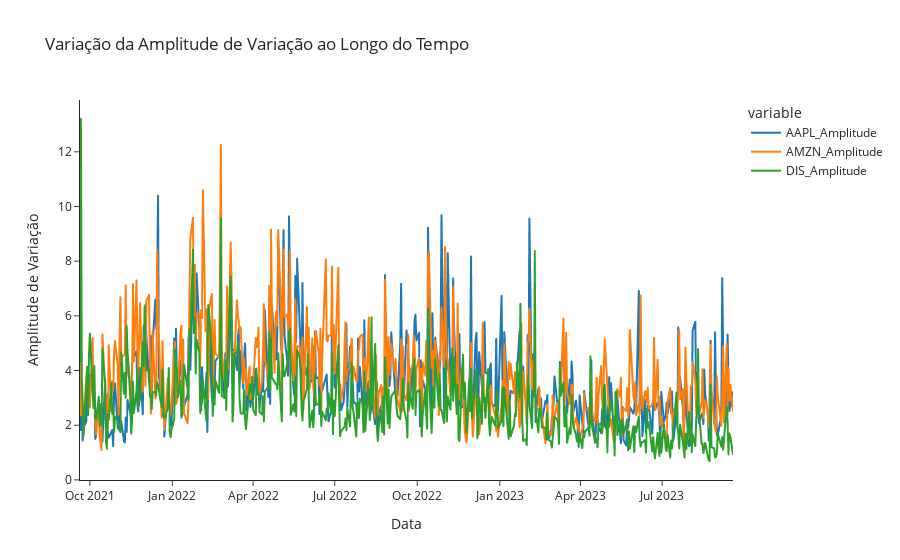

The notebook cell saved with this chart:
### Markdown cell above
# 2

### Code cell
# Criando um DataFrame separado com as colunas de amplitude para cada ativo
amplitude_data = data[['AAPL_Amplitude', 'AMZN_Amplitude', 'DIS_Amplitude']]

# Resetando o índice para usar a coluna 'Date' como x-axis no gráfico
amplitude_data.reset_index(inplace=True)

# Criando o gráfico de linha usando o Plotly
fig = px.line(amplitude_data, x='Date', y=['AAPL_Amplitude', 'AMZN_Amplitude', 'DIS_Amplitude'],
              labels={'Date': 'Data', 'value': 'Amplitude de Variação'},
              title='Variação da Amplitude de Variação ao Longo do Tempo',
              template='simple_white')

# Exibindo o gráfico
fig.show()

### Figure 1 — Plotly figure (JSON) as saved in the notebook; plotly's stock layout.template omitted (floating-point values rounded to 4 significant figures; data arrays with more than 128 entries replaced by an {"elided": "..."} marker saying what was removed)
{"data": [{"hovertemplate": "variable=AAPL_Amplitude<br>Data=%{x}<br>Amplitude de Variação=%{y}<extra></extra>", "legendgroup": "AAPL_Amplitude", "line": {"color": "#1F77B4", "dash": "solid"}, "marker": {"symbol": "circle"}, "mode": "lines", "name": "AAPL_Amplitude", "showlegend": true, "type": "scattergl", "x": {"elided": "502 str values"}, "xaxis": "x", "y": {"elided": "502 float values"}, "yaxis": "y"}, {"hovertemplate": "variable=AMZN_Amplitude<br>Data=%{x}<br>Amplitude de Variação=%{y}<extra></extra>", "legendgroup": "AMZN_Amplitude", "line": {"color": "#FF7F0E", "dash": "solid"}, "marker": {"symbol": "circle"}, "mode": "lines", "name": "AMZN_Amplitude", "showlegend": true, "type": "scattergl", "x": {"elided": "502 str values"}, "xaxis": "x", "y": {"elided": "502 float values"}, "yaxis": "y"}, {"hovertemplate": "variable=DIS_Amplitude<br>Data=%{x}<br>Amplitude de Variação=%{y}<extra></extra>", "legendgroup": "DIS_Amplitude", "line": {"color": "#2CA02C", "dash": "solid"}, "marker": {"symbol": "circle"}, "mode": "lines", "name": "DIS_Amplitude", "showlegend": true, "type": "scattergl", "x": {"elided": "502 str values"}, "xaxis": "x", "y": {"elided": "502 float values"}, "yaxis": "y"}], "layout": {"legend": {"title": {"text": "variable"}, "tracegroupgap": 0}, "title": {"text": "Variação da Amplitude de Variação ao Longo do Tempo"}, "xaxis": {"anchor": "y", "domain": [0, 1], "title": {"text": "Data"}}, "yaxis": {"anchor": "x", "domain": [0, 1], "title": {"text": "Amplitude de Variação"}}}}
